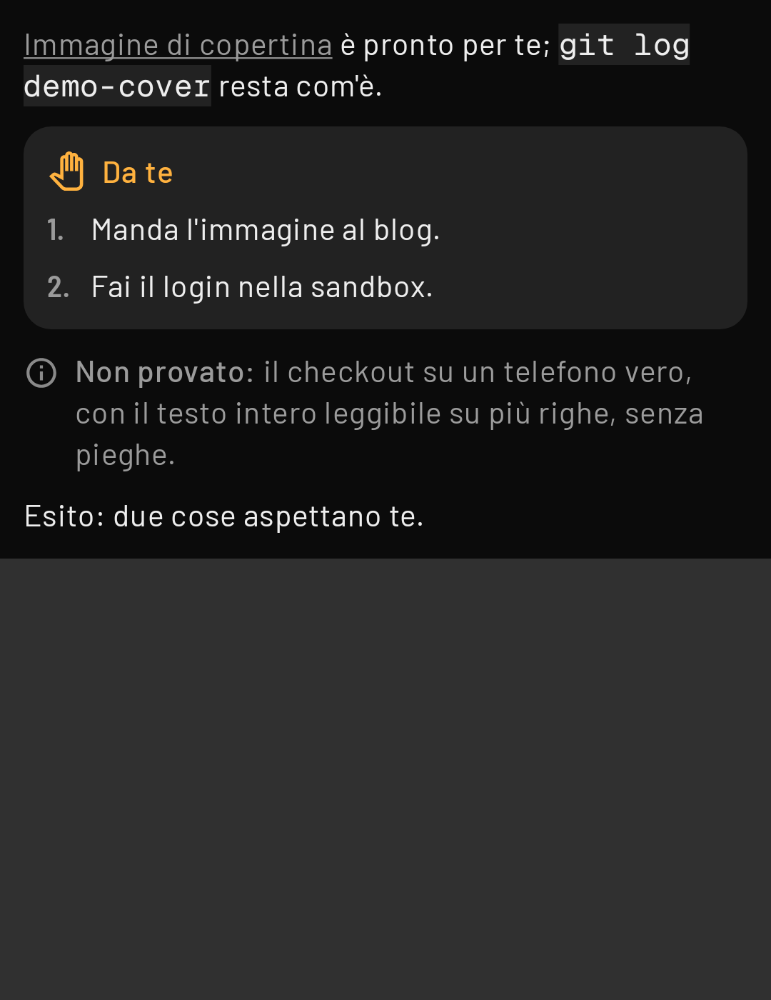
#> input picture mobile/src/test/snapshots/images/it.pixelbox.cmwatch.mobile_ChatBodyTest_chat_etichette_riquadroENonProvato.png, 771 x 1000 px, given in place of t.pixelbox.cmwatch.mobile_SessionSheetTest_sheetQuestion.png, which was not available
$ python gen_immagini.py
#> lines starting #> are read from the running program, lines starting #| are printed output that depends on the picture
#!/usr/bin/env python3
"""Le immagini di «Cosa sa fare» (Franz 01/11 22:13, passo 3): per ogni voce senza riquadro Prova, un'immagine di prova della CI, ridotta.
Uso, dopo aver aggiornato le immagini di prova: python3 docs/panoramica/gen_immagini.py. Scrive in mobile/src/main/assets/feature-images e
web/public/feature-images, e aggiunge `image` a features.json. Le immagini sono dei test: solo dati finti."""
import json, os
from PIL import Image

M = 'mobile/src/test/snapshots/images/it.pixelbox.cmwatch.mobile_%s.png'
W = 'wear/src/test/snapshots/images/it.pixelbox.cmwatch.wear_%s.png'
MAP = {
    'domande': M % 'SessionSheetTest_sheetQuestion', 'ok_da_dare': M % 'DecideScreenTest_ok_informato_card', 'notifiche': M % 'SettingsScreenTest_settingsPaired',
    'avvisi_altre': M % 'SessionSheetTest_sheetElsewhereWaiting', 'moduli': M % 'SummaryListTest_summaryWithElicitations', 'sessions': M % 'SummaryListTest_summaryOpen',
    'al_lavoro': M % 'HomeBoxScreenTest_busy412', 'chat': M % 'SessionSheetTest_sheetChat', 'modifiche': M % 'DiffViewsTest_changesFileOpen', 'prompt': M % 'SessionSheetTest_sheetChatNews',
    'lancia': M % 'LaunchSheetTest_launchSheet', 'prossimi': M % 'SessionSheetTest_sheetNextSteps', 'manda_alle': M % 'SessionSheetTest_sheetQuickPhrases', 'allegati': M % 'SessionSheetTest_masterPlusMenu',
    'notte_coda': M % 'LaunchSheetTest_nightSheetWithRecapCards', 'recap': M % 'LavoriScreenTest_lavoriFull', 'decisioni': M % 'SessionSheetTest_masterPlusMenu', 'usage': M % 'UtilizzoV3Test_weekOpen',
    'contesto': M % 'SessionSheetTest_sheetHighTier', 'modello': M % 'TunePanelTest_adviceDiffersMidWork', 'plugins': M % 'PluginsSectionTest_plugins_state412', 'cerca': M % 'SearchScreenTest_searchResults',
    'closed': M % 'SummaryListTest_summaryClosed', 'file': M % 'SessionSheetTest_sheetFilePreview', 'riordino': M % 'HomeAltroTest_reorderScreen', 'voce': M % 'ReadingPillTest_rateAndVoice',
    'dispositivi': M % 'SettingsScreenTest_settingsDevicesB', 'lingua': M % 'SettingsScreenTest_settingsDemo', 'aggiornamenti': M % 'SummaryListTest_summaryWithUpdate', 'plancia': M % 'TabletShellTest_tabletDesk',
    'orologio': W % 'ScreensSnapshotTest_card', 'live': W % 'LiveScreenSnapshotTest_liveQuestion', 'widget': M % 'WidgetConfigScreenTest_widgetConfigBoard', 'terminale': M % 'TerminalScreenTest_terminalText',
    'segui': M % 'ShellScreensTest_sessionMenuOpen', 'obiettivo': M % 'SessionSheetTest_sheetBusyWithGoal', 'controlla': M % 'ShellScreensTest_sessionMenuOpen', 'ferma': M % 'SessionSheetTest_sheetBusyStop',
    'segnalazione': M % 'ShareScreenTest_shareImage', 'ricorrenti': M % 'SessionSheetTest_masterRecurring', 'chiudi': M % 'SessionSheetTest_closeSplashClosing', 'quota_finita': M % 'SessionSheetTest_sheetQuotaWarning',
    'segnalibro': M % 'SessionSheetTest_sheetIdleWithOutcome', 'banco_prova': M % 'DecideScreenTest_banco_prova_installata', 'prima_raccolta': M % 'PrimaRaccoltaScreenTest_prima_raccolta_consenso412', 'cinque_minuti': M % 'DecideScreenTest_cinque_minuti_una',
    'rimasto_indietro': M % 'SeguitiScreenTest_rimasto_indietro412', 'stesso_difetto': M % 'SeguitiScreenTest_stesso_difetto412', 'promemoria': M % 'SeguitiScreenTest_promemoria412',
    'ok_informato': M % 'DecideScreenTest_ok_informato_card', 'heads_up': M % 'DecideScreenTest_heads_up_nota', 'panoramica': M % 'HomeBoxScreenTest_panoramica_italiano412',
}
OUT = ['mobile/src/main/assets/feature-images', 'web/public/feature-images']
for d in OUT: os.makedirs(d, exist_ok=True)
total = 0
for key, src in MAP.items():
    im = Image.open(src).convert('RGB')
    # Via la parte vuota in fondo, sotto l'ultima riga disegnata; poi al massimo 412 di larghezza e 900 di altezza.
    bg = im.getpixel((im.width // 2, im.height - 2))
#> bg = (48, 48, 48)
    h = im.height
#> h = 1000
    px = im.load()
    while h > 200 and all(px[x, h - 1] == bg for x in range(0, im.width, 7)): h -= 1
#> this loop made 441 passes
#> h on passes 1 to 3: 999, 998, 997
#> after the loop, h = 559
    im = im.crop((0, 0, im.width, min(im.height, h + 12)))
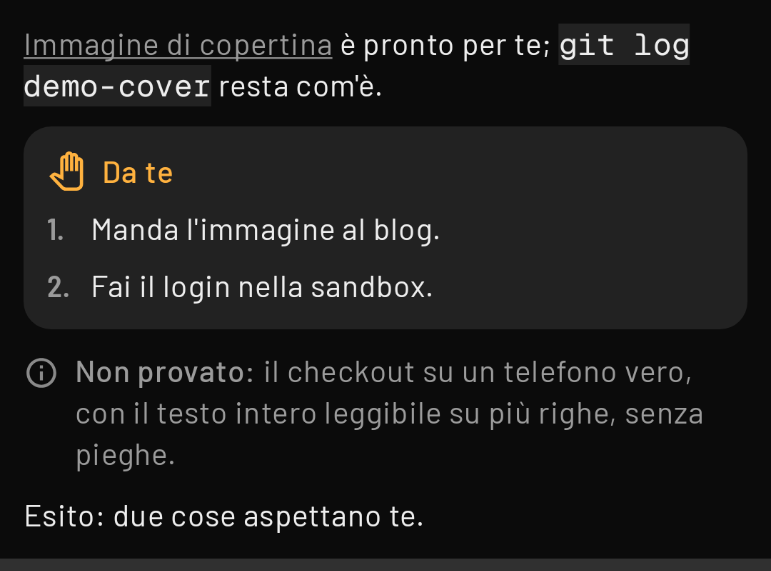
#> im: PIL image 771x571 RGB; mean R, G, B 28, 27.9, 27.6
    im.thumbnail((412, 900))
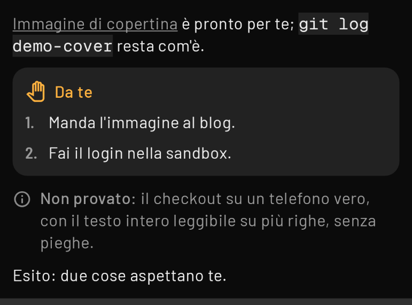
#> im: PIL image 412x305 RGB; mean R, G, B 28, 27.9, 27.6
    for d in OUT:
        p = f'{d}/{key}.webp'
        im.save(p, 'WEBP', quality=72, method=6)
    total += os.path.getsize(p)
#> total = 9380
#> pass 2 of the loop `for key, src in MAP.items():`:
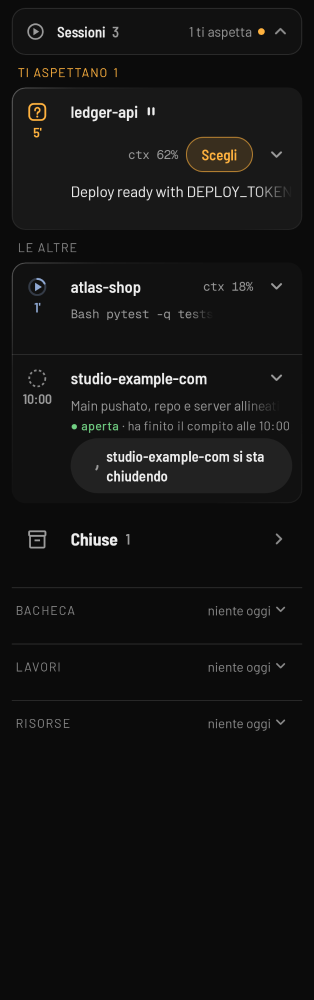
#> input picture mobile/src/test/snapshots/images/it.pixelbox.cmwatch.mobile_ClosingRowShotsTest_closing320.png, 314 x 1000 px, given in place of xelbox.cmwatch.mobile_DecideScreenTest_ok_informato_card.png, which was not available
#> bg = (11, 11, 11)
#> the loop `while h > 200 and all(px[x, h - 1] == bg for x in range(0, im.width, 7..` made 270 passes
#> after the loop `while h > 200 and all(px[x, h - 1] == bg for x in range(0, im.width, 7..`: h = 730
#> `im = im.crop((0, 0, im.width, min(im.height, h + 12)))`:
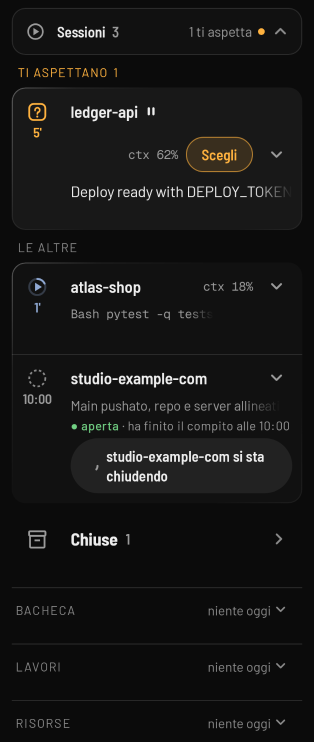
#> im: PIL image 314x742 RGB; mean R, G, B 22.4, 22.2, 21.7
#> total = 21252
#> (the run stopped early here; a loop or call above may not have finished)
